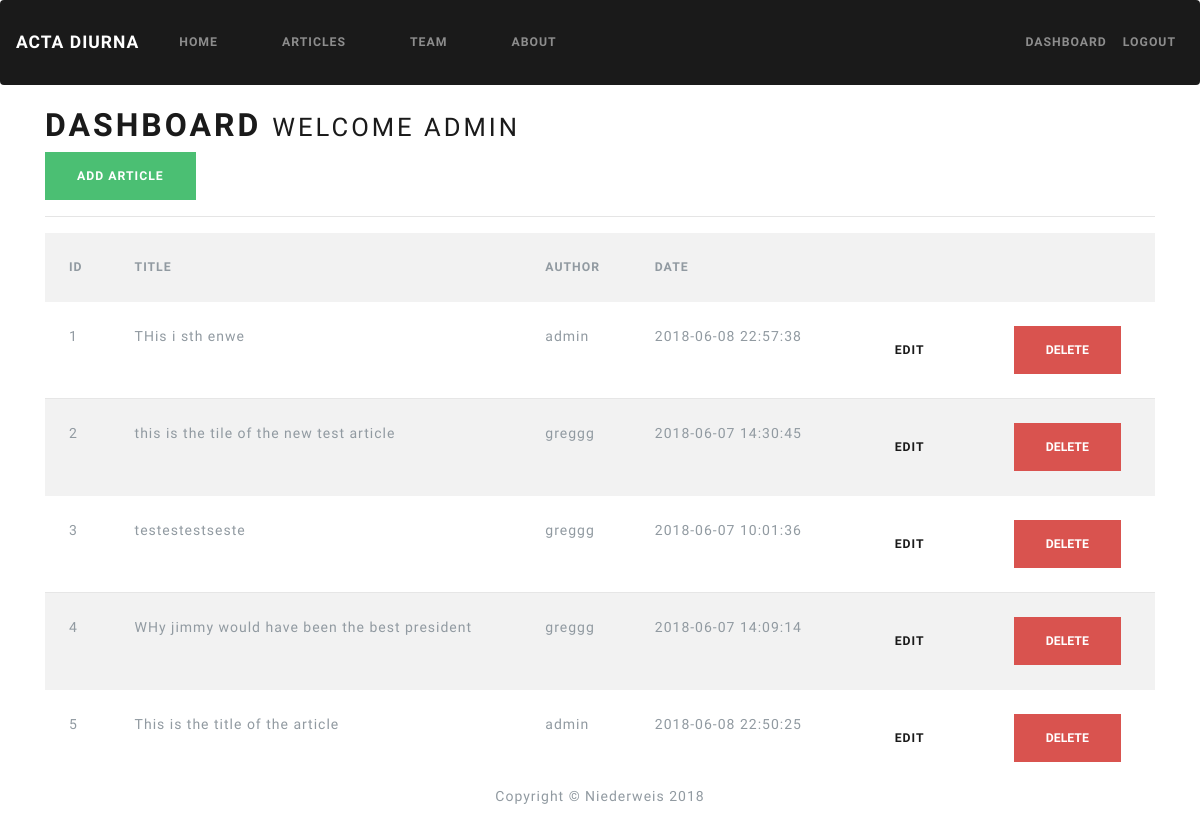
The app's page /dashboard (signed in) with its own data.
### app.py (models this page shows)
class Users(UserMixin, db.Model):
    id = db.Column(db.Integer, primary_key=True)
    first_name = db.Column(db.String(25))
    last_name = db.Column(db.String(40))
    email = db.Column(db.String(100))
    username = db.Column(db.String(30))
    password = db.Column(db.String(100))

class Articles(db.Model):
    id = db.Column(db.Integer, primary_key=True)
    title = db.Column(db.String(255))
    author = db.Column(db.String(100))
    body = db.Column(db.String)
    create_date = db.Column(db.String, server_default=db.FetchedValue())

### app.py (the view)
@app.route('/dashboard')
@login_required
def dashboard():
    active = 'dashboard'
    listOfArticles = Articles.query.all()
    return render_template('dashboard.html', articles=listOfArticles)

### app.py (called while the page is built)
@login_manager.user_loader
def load_user(user_id):
    return Users.query.get(int(user_id))

### templates/dashboard.html (shortened to what this page needs)
{% extends 'base.html' %}
{% block content %}
  <h1>Dashboard <small> Welcome {{current_user.username}}</small></h1>
  <a class="btn btn-success" href="/add_article">Add Article</a>
  <hr>
  <table class="table table-striped">
    <tr>
      <th>ID</th>
      <th>Title</th>
      <th>Author</th>
      <th>Date</th>
      <th></th>
      <th></th>
    </tr>
    {% for article in articles %}
      <tr>
        <td>{{article.id}}</td>
        <td>{{article.title}}</td>
        <td>{{article.author}}</td>
        <td>{{article.create_date}}</td>
        <td><a href="edit_article/{{article.id}}" class="btn btn-default pull-right">Edit</a></td>
        <td>
          <form action="#" method="post">
            <input type="submit" value="Delete" class="btn btn-danger">
          </form>
        </td>
      </tr>
    {% endfor %}
  </table>
{% endblock %}

### templates/base.html (shortened to what this page needs)
<!DOCTYPE html>
<html>
<head>
  <link rel="stylesheet" href="{{url_for('static', filename='bootstrapMin.css')}}">
  <link rel="stylesheet" href="{{url_for('static', filename='bootstrap.css')}}">
</head>
<body>
  <nav class="navbar navbar-expand-lg navbar-dark bg-primary">
    <a class="navbar-brand" href="/index">Acta Diurna</a>
    <div class="collapse navbar-collapse" id="navbarColor01">
      <ul class="navbar-nav mr-auto">
        <li class="nav-item">
          <a class="nav-link" href="/index">Home</a>
        </li>
        <li class="nav-item">
          <a class="nav-link" href="/articles">Articles</a>
        </li>
        <li class="nav-item">
          <a class="nav-link" href="/team">Team</a>
        </li>
        <li class="nav-item">
          <a class="nav-link" href="/about">About</a>
        </li>
      </ul>
    </div>
    <div class="navbar-collapse collapse w-100 order-3 dual-collapse2">
      {% if current_user.is_authenticated %}
      <ul class="navbar-nav ml-auto">
        <li class="nav navbar-nav navbar-right">
          <a class="nav-link" href="/dashboard">Dashboard</a>
        </li>
        <li class="nav navbar-nav navbar-right">
          <a class="nav-link" href="/logout">Logout</a>
        </li>
      </ul>
      {% endif %}
    </div>
  </nav>
  <br>
  <div class="container">
    {% include 'includes/_messages.html' %} {% block content %}{% endblock %}
  </div>
  <br>
  <footer>
    <div id="footer">
      Copyright &copy; Niederweis 2018
    </div>
  </footer>
</body>
</html>

### records on screen
Users: username "ADMIN"
Articles: id "1", title "THis i sth enwe", author "admin", create_date "2018-06-08 22:57:38"
Articles: id "2", title "this is the tile of the new test article", author "greggg", create_date "2018-06-07 14:30:45"
Articles: id "3", title "testestestseste", author "greggg", create_date "2018-06-07 10:01:36"
Articles: id "4", title "WHy jimmy would have been the best president", author "greggg", create_date "2018-06-07 14:09:14"
Articles: id "5", title "This is the title of the article", author "admin", create_date "2018-06-08 22:50:25"
